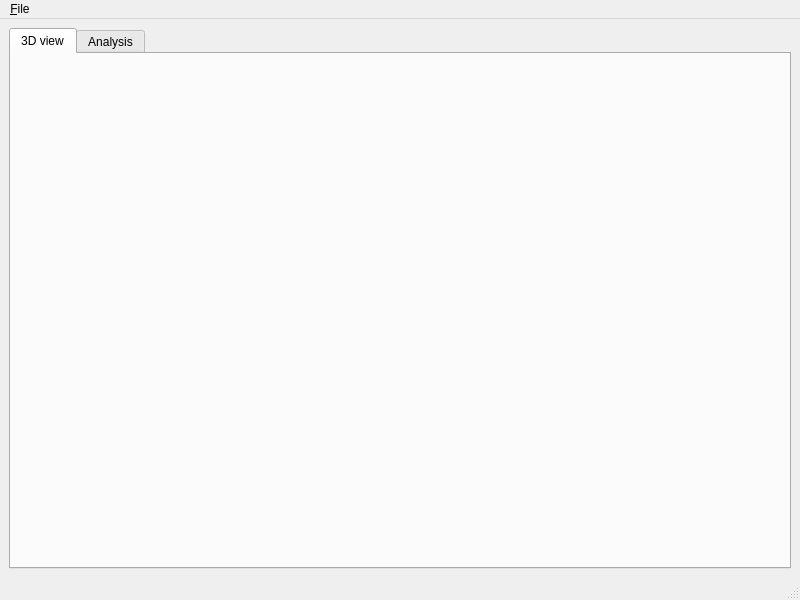
<?xml version="1.0" encoding="UTF-8"?>
<ui version="4.0">
 <class>MainWindow</class>
 <widget class="QMainWindow" name="MainWindow">
  <property name="geometry">
   <rect>
    <x>0</x>
    <y>0</y>
    <width>800</width>
    <height>600</height>
   </rect>
  </property>
  <property name="windowTitle">
   <string>MainWindow</string>
  </property>
  <widget class="QWidget" name="centralwidget">
   <layout class="QGridLayout" name="gridLayout">
    <item row="0" column="0">
     <widget class="QTabWidget" name="tabWidget">
      <property name="currentIndex">
       <number>0</number>
      </property>
      <widget class="QWidget" name="tab3D">
       <attribute name="title">
        <string>3D view</string>
       </attribute>
      </widget>
      <widget class="QWidget" name="tabAnalysis">
       <attribute name="title">
        <string>Analysis</string>
       </attribute>
      </widget>
     </widget>
    </item>
   </layout>
  </widget>
  <widget class="QMenuBar" name="menubar">
   <property name="geometry">
    <rect>
     <x>0</x>
     <y>0</y>
     <width>800</width>
     <height>21</height>
    </rect>
   </property>
   <widget class="QMenu" name="menuFile">
    <property name="title">
     <string>&amp;File</string>
    </property>
    <addaction name="actionOpen"/>
   </widget>
   <addaction name="menuFile"/>
  </widget>
  <widget class="QStatusBar" name="statusbar"/>
  <action name="actionOpen">
   <property name="text">
    <string>Open</string>
   </property>
   <property name="shortcut">
    <string>Ctrl+O</string>
   </property>
  </action>
  <action name="actionTrianglesHistogram">
   <property name="text">
    <string>Triangles histogram</string>
   </property>
   <property name="shortcut">
    <string>Ctrl+H</string>
   </property>
  </action>
 </widget>
 <resources/>
 <connections/>
</ui>
